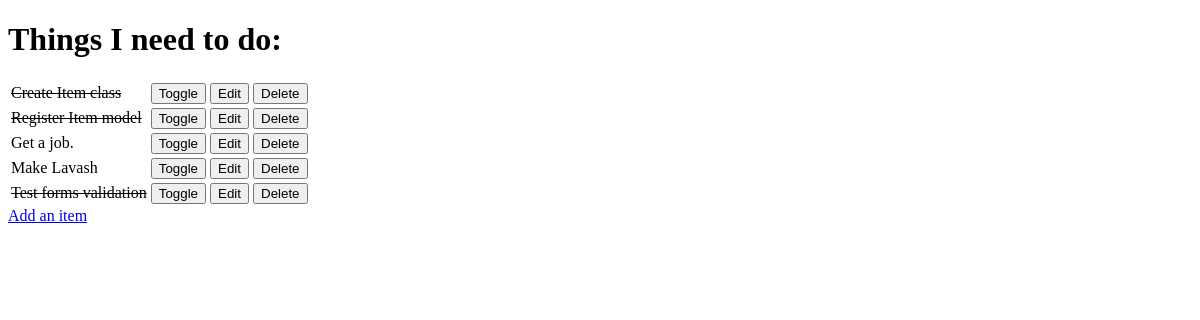
The app's page /, older data.
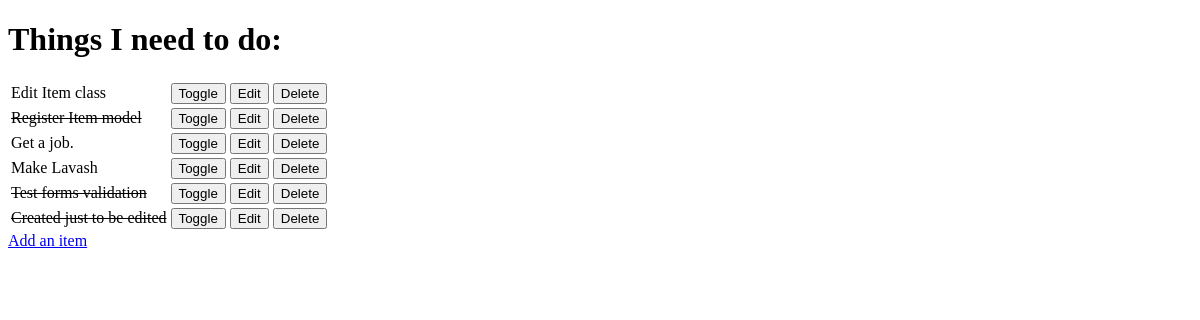
The same page, newer data.
### todo/models.py (models this page shows)
class Item(models.Model):
    name = models.CharField(max_length=50, null=False, blank=False)
    done = models.BooleanField(null=False, blank=False, default=False)
    def __str__(self):
        return self.name

### todo/views.py (the view)
# urls.py: path('', views.get_todo_list, name='get_todo_list'),
def get_todo_list(request):
    items = Item.objects.all()
    context = {
        'items': items
    }
    for item in items:
        print(f"Print items: {item}")
    print(f'Print dictionary: {context}')
    return render(request, "todo/todo_list.html", context)

### todo/templates/todo/todo_list.html (shortened to what this page needs)
<!DOCTYPE html>
<html lang="en">
<head>
</head>
<body>
    <h1>Things I need to do:</h1>
    <table>
        {% for item in items %}
            <tr>
            {% if item.done %}
                <td><strike>{{ item.name }}</strike></td>
            {% else %}
                <td>{{ item.name }}</td>
            {% endif %}
                <td>
                    <a href="/toggle/{{ item.id }}">
                        <button>Toggle</button>
                    </a>
                </td>
                <td>
                    <a href="/edit/{{ item.id }}">
                        <button>Edit</button>
                    </a>
                </td>
                <td>
                    <a href="/delete/{{ item.id }}">
                        <button>Delete</button>
                    </a>
                </td>
            </tr>
        {% empty %}
        <tr><td>You have nothng to do</td>></tr>>
        {% endfor %}
    </table>
    <a href="/add">Add an item</a>
</body>
</html>

Row changes from the older to the newer data that the page shows:
changed Item: done True → False (drawn); name "Create Item class" → "Edit Item class"
added Item: name "Created just to be edited"
